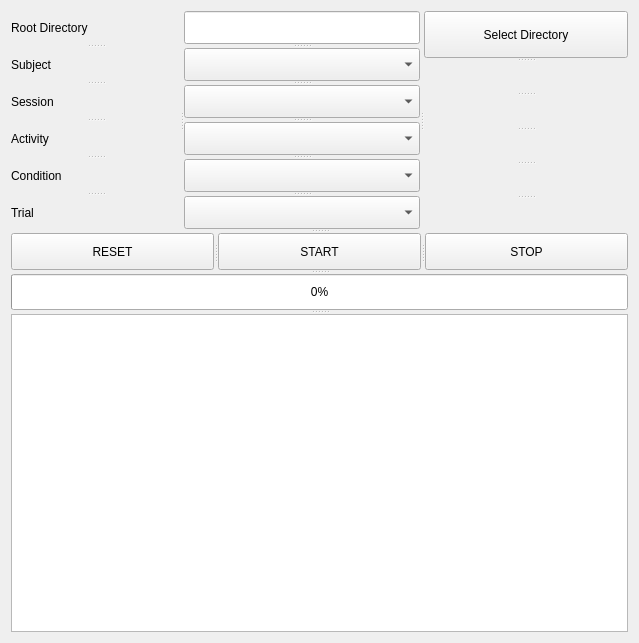
<?xml version="1.0" encoding="UTF-8"?>
<ui version="4.0">
 <class>GearPostprocess</class>
 <widget class="QWidget" name="GearPostprocess">
  <property name="geometry">
   <rect>
    <x>0</x>
    <y>0</y>
    <width>639</width>
    <height>643</height>
   </rect>
  </property>
  <property name="sizePolicy">
   <sizepolicy hsizetype="Expanding" vsizetype="Expanding">
    <horstretch>0</horstretch>
    <verstretch>0</verstretch>
   </sizepolicy>
  </property>
  <property name="windowTitle">
   <string>Form</string>
  </property>
  <layout class="QGridLayout" name="gridLayout">
   <item row="0" column="0">
    <widget class="QSplitter" name="splitter_6">
     <property name="orientation">
      <enum>Qt::Vertical</enum>
     </property>
     <widget class="QSplitter" name="splitter_5">
      <property name="orientation">
       <enum>Qt::Horizontal</enum>
      </property>
      <widget class="QSplitter" name="splitter_3">
       <property name="orientation">
        <enum>Qt::Vertical</enum>
       </property>
       <widget class="QLabel" name="lblRootDirectory">
        <property name="text">
         <string>Root Directory</string>
        </property>
       </widget>
       <widget class="QLabel" name="lblSubject">
        <property name="text">
         <string>Subject</string>
        </property>
       </widget>
       <widget class="QLabel" name="lblSession">
        <property name="sizePolicy">
         <sizepolicy hsizetype="Expanding" vsizetype="Fixed">
          <horstretch>0</horstretch>
          <verstretch>0</verstretch>
         </sizepolicy>
        </property>
        <property name="text">
         <string>Session</string>
        </property>
       </widget>
       <widget class="QLabel" name="lblActivity">
        <property name="sizePolicy">
         <sizepolicy hsizetype="Expanding" vsizetype="Fixed">
          <horstretch>0</horstretch>
          <verstretch>0</verstretch>
         </sizepolicy>
        </property>
        <property name="text">
         <string>Activity</string>
        </property>
       </widget>
       <widget class="QLabel" name="lblCondition">
        <property name="sizePolicy">
         <sizepolicy hsizetype="Expanding" vsizetype="Fixed">
          <horstretch>0</horstretch>
          <verstretch>0</verstretch>
         </sizepolicy>
        </property>
        <property name="text">
         <string>Condition</string>
        </property>
       </widget>
       <widget class="QLabel" name="lblTrial">
        <property name="sizePolicy">
         <sizepolicy hsizetype="Expanding" vsizetype="Fixed">
          <horstretch>0</horstretch>
          <verstretch>0</verstretch>
         </sizepolicy>
        </property>
        <property name="text">
         <string>Trial</string>
        </property>
       </widget>
      </widget>
      <widget class="QSplitter" name="splitter_2">
       <property name="orientation">
        <enum>Qt::Vertical</enum>
       </property>
       <widget class="QLineEdit" name="txtFilepath"/>
       <widget class="QComboBox" name="comboSubject"/>
       <widget class="QComboBox" name="comboSession"/>
       <widget class="QComboBox" name="comboActivity">
        <property name="sizePolicy">
         <sizepolicy hsizetype="Expanding" vsizetype="Fixed">
          <horstretch>0</horstretch>
          <verstretch>0</verstretch>
         </sizepolicy>
        </property>
       </widget>
       <widget class="QComboBox" name="comboCondition">
        <property name="sizePolicy">
         <sizepolicy hsizetype="Expanding" vsizetype="Fixed">
          <horstretch>0</horstretch>
          <verstretch>0</verstretch>
         </sizepolicy>
        </property>
       </widget>
       <widget class="QComboBox" name="comboTrial">
        <property name="sizePolicy">
         <sizepolicy hsizetype="Expanding" vsizetype="Fixed">
          <horstretch>0</horstretch>
          <verstretch>0</verstretch>
         </sizepolicy>
        </property>
       </widget>
      </widget>
      <widget class="QSplitter" name="splitter">
       <property name="orientation">
        <enum>Qt::Vertical</enum>
       </property>
       <widget class="QPushButton" name="btnFileselect">
        <property name="text">
         <string>Select Directory</string>
        </property>
       </widget>
       <widget class="QLabel" name="label_3">
        <property name="text">
         <string/>
        </property>
       </widget>
       <widget class="QLabel" name="label_2">
        <property name="text">
         <string/>
        </property>
       </widget>
       <widget class="QLabel" name="label_4">
        <property name="text">
         <string/>
        </property>
       </widget>
       <widget class="QLabel" name="label_5">
        <property name="text">
         <string/>
        </property>
       </widget>
       <widget class="QLabel" name="label_6">
        <property name="text">
         <string/>
        </property>
       </widget>
      </widget>
     </widget>
     <widget class="QSplitter" name="splitter_4">
      <property name="orientation">
       <enum>Qt::Horizontal</enum>
      </property>
      <widget class="QPushButton" name="btnReset">
       <property name="sizePolicy">
        <sizepolicy hsizetype="Expanding" vsizetype="Fixed">
         <horstretch>0</horstretch>
         <verstretch>0</verstretch>
        </sizepolicy>
       </property>
       <property name="text">
        <string>RESET</string>
       </property>
      </widget>
      <widget class="QPushButton" name="btnStart">
       <property name="sizePolicy">
        <sizepolicy hsizetype="Expanding" vsizetype="Fixed">
         <horstretch>0</horstretch>
         <verstretch>0</verstretch>
        </sizepolicy>
       </property>
       <property name="text">
        <string>START</string>
       </property>
      </widget>
      <widget class="QPushButton" name="btnStop">
       <property name="sizePolicy">
        <sizepolicy hsizetype="Expanding" vsizetype="Fixed">
         <horstretch>0</horstretch>
         <verstretch>0</verstretch>
        </sizepolicy>
       </property>
       <property name="text">
        <string>STOP</string>
       </property>
      </widget>
     </widget>
     <widget class="QProgressBar" name="progressBar">
      <property name="value">
       <number>0</number>
      </property>
     </widget>
     <widget class="QTextEdit" name="txtOutput">
      <property name="sizePolicy">
       <sizepolicy hsizetype="MinimumExpanding" vsizetype="MinimumExpanding">
        <horstretch>0</horstretch>
        <verstretch>0</verstretch>
       </sizepolicy>
      </property>
     </widget>
    </widget>
   </item>
  </layout>
 </widget>
 <resources/>
 <connections/>
</ui>
